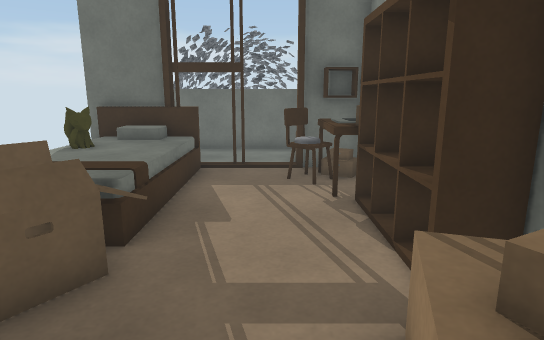
View 1 (above)

12 first-person views from a walk through a Unity game level. The camera is 1.2 m above the floor, tilts 12° down and sees 75° across. The floor is counted in squares, 0.5 m on a side. Each view is taken from the middle of a square. On the plan, view 1 faces up. The plan holds only what a view shows up to about 20 squares ahead; the rest is blank. The place goes on beyond the plan. Some surface patterns are stand-ins.

View 2
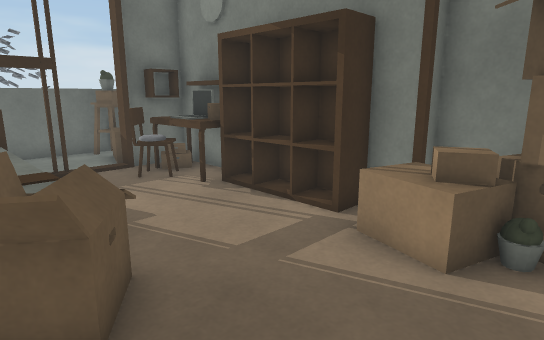

View 3
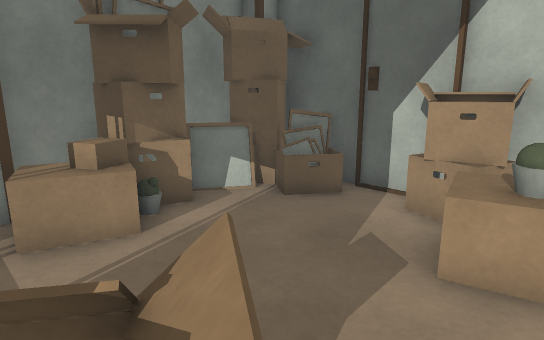

View 4
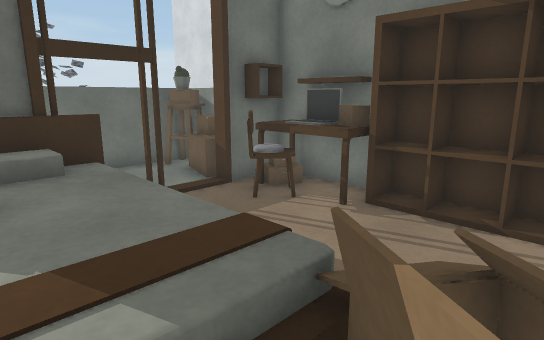

View 5
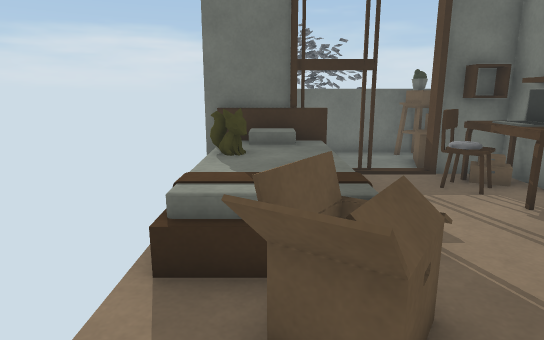

View 6
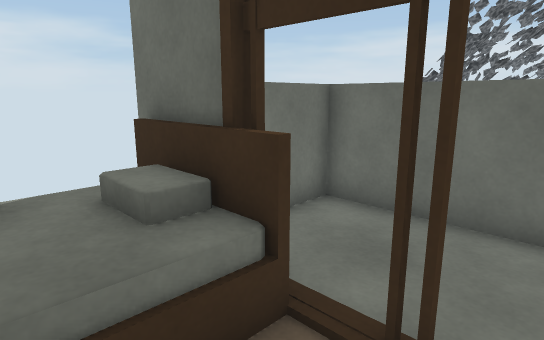

View 7
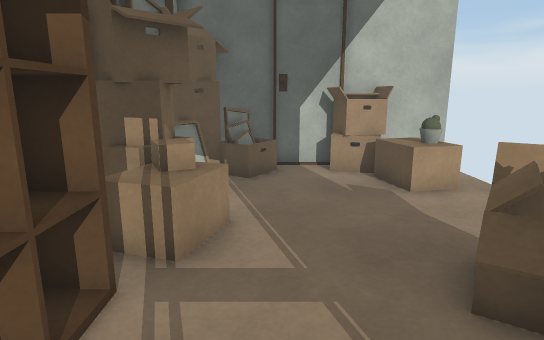

View 8
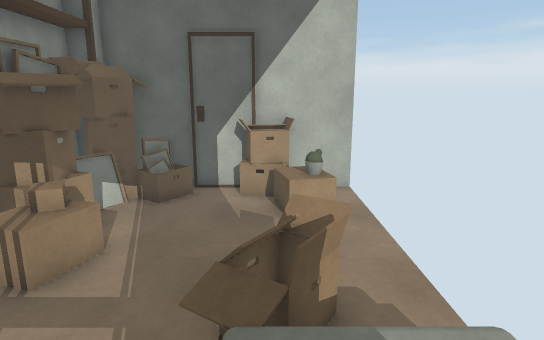

View 9
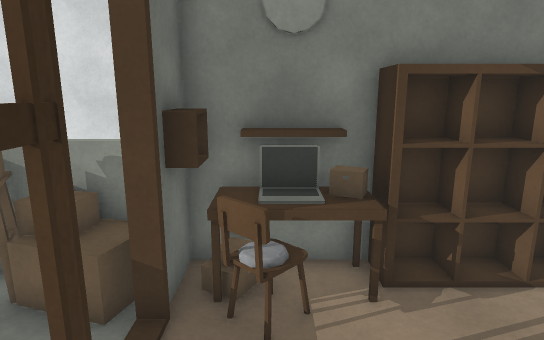

View 10
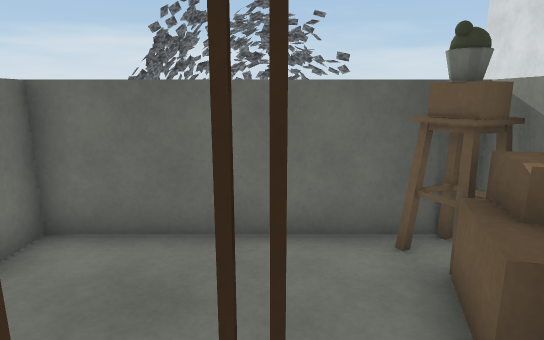

View 11
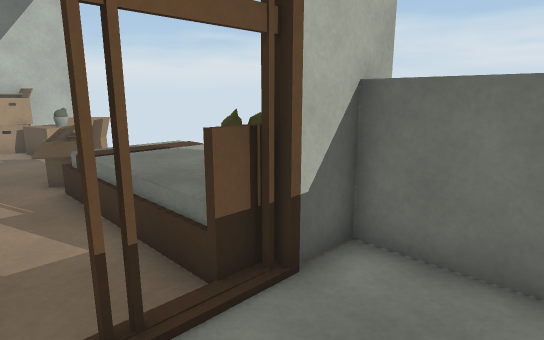

View 12
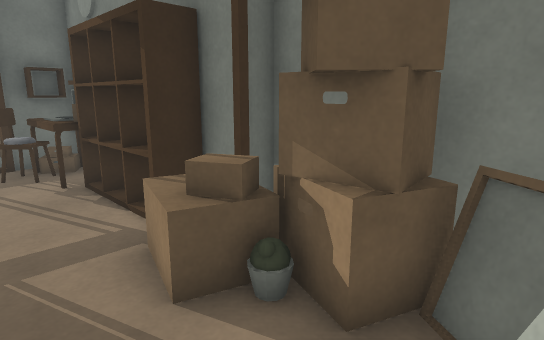

### Floor plan
Key: @ floor where view 1 was taken; # wall or solid block; . main floor; : floor 0.5 m higher than the main floor; + floor 0.75 m higher than the main floor; = window, fence, low wall or low ledge; ^ raised ledge; T thing the floor can be seen under or through; O other object.
Columns run from 6 left of view 1 to 4 right of it. Each row starts with its distance up from view 1.
 16  ########
 15  #.....###
 14  #.....^^#
 13  #.....^^#
 12 ###=TT.###
 11  :+:...=##
 10  :::..==+#
  9  =::...#=#
  8  :::....##
  7  =::....=#
  6  :::....=#
  5  .==O...=#
  4  .==....##
  3  .==...=^##
  2  ......^^.#
  1  ......=###
  0  .....@.###
 -1  =^=.....=#
 -2  =^^...=###
 -3  ##^^.#=##
 -4  #########

Where each view was taken, in squares from view 1:
view 1: 0 up, 0 right, facing up
view 2: 0 up, 4 left, facing up-right
view 3: 4 up, 5 left, facing down-right
view 4: 4 up, 5 left, facing up-right
view 5: 1 up, 4 left, facing up
view 6: 9 up, 0 right, facing up-left
view 7: 8 up, 0 right, facing down
view 8: 9 up, 3 left, facing down
view 9: 10 up, 4 left, facing right
view 10: 10 up, 1 left, facing up
view 11: 15 up, 0 right, facing down-left
view 12: 2 down, 1 left, facing up-right
